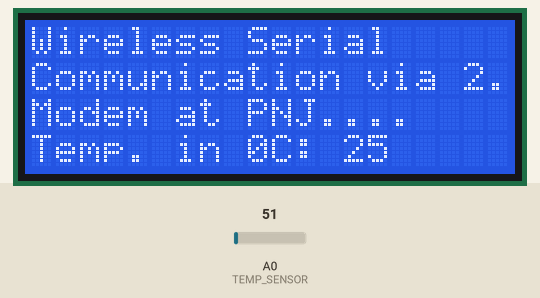
Simulated run of this sketch. Board: Arduino Uno, built with avr-gcc and run on an emulated ATmega328P. Shown: 20×4 character LCD. The inputs (shaded band) are chosen by the test bench; at power-on: A0 (TEMP_SENSOR) = 51. What the sketch prints to the serial monitor is not drawn.

Above: at 1.2 s.
1.3 s: A0 (TEMP_SENSOR) set to 61
At 1.9 s:
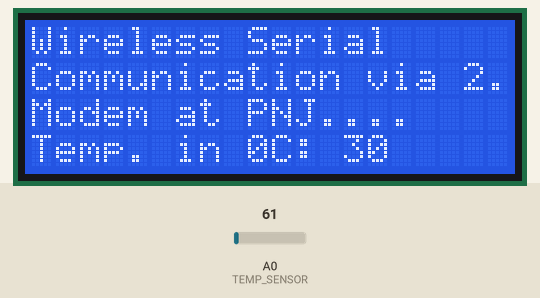
2.9 s: A0 (TEMP_SENSOR) set to 71
4.4 s: A0 (TEMP_SENSOR) set to 86
At 5.6 s:
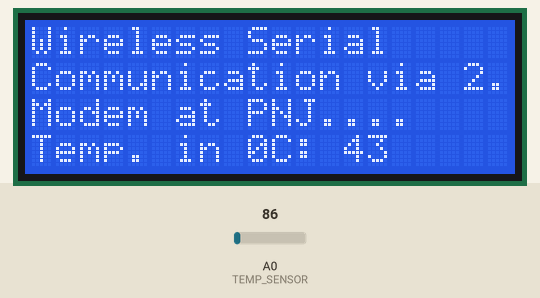
5.9 s: A0 (TEMP_SENSOR) set to 30
At 6.8 s:
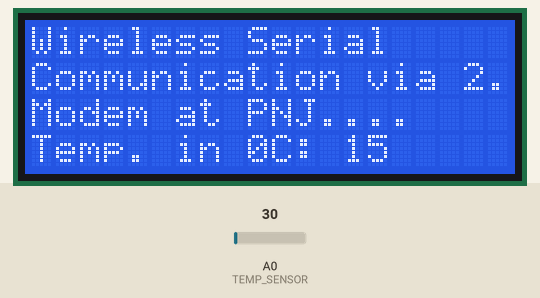
Timing chart, 0 to 8.4 s (numbered marks = the images above; inputs shaded):
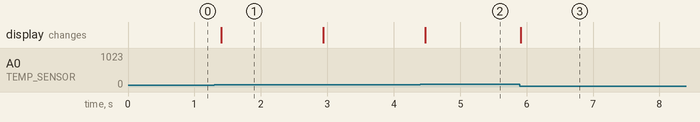

Measured:
- after the input at 1.3 s, the display: changes after 0.10 s (image 1)
- after the input at 4.4 s, the display: changes after 0.08 s (image 2)
- after the input at 5.9 s, the display: changes at once (image 3)

The sketch:

Code_TX_Modem.ino
```cpp
#include <LiquidCrystal.h>
LiquidCrystal lcd(13,12,11,10,9,8);
int TEMP_SENSOR = A0;

// Part Transmitter
void setup() {
  // put your setup code here, to run once:
  lcd.begin(20,4);
  Serial.begin(9600);
  lcd.setCursor(0,0);
  lcd.print("Wireless Serial ");
  lcd.setCursor(0,1);
  lcd.print("Communication via 2.4 GHz");
  lcd.setCursor(0,2);
  lcd.print("Modem at PNJ....");
}

void loop() {
  // put your main code here, to run repeatedly:
  int TEMP_SENSOR_ADC_VALUE = analogRead(TEMP_SENSOR);
  int TEMP_VAL = TEMP_SENSOR_ADC_VALUE / 2;
  lcd.setCursor(0,3);
  lcd.print("Temp. in 0C: ");
  lcd.setCursor(13,3);
  lcd.print(TEMP_VAL);
  Serial.write(TEMP_VAL);
  delay(100);
}
```
